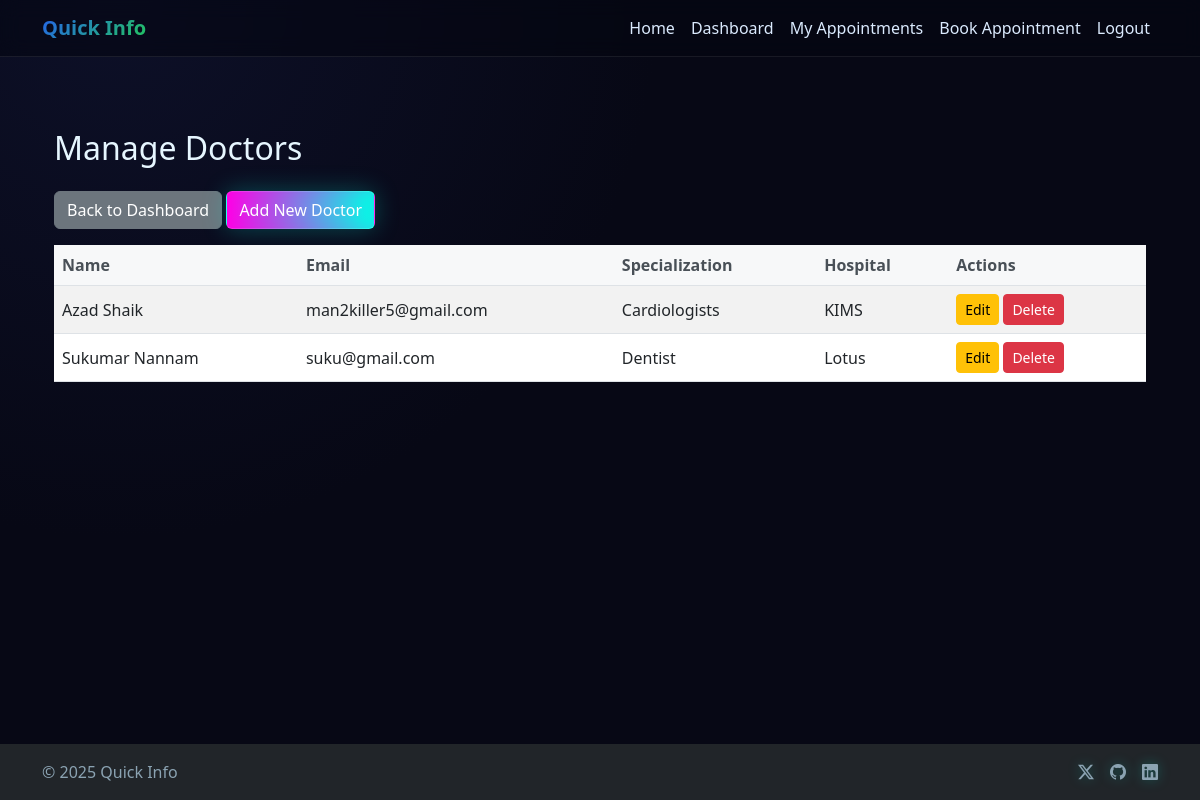
The app's page /admin_doctors/ (signed in), older data.
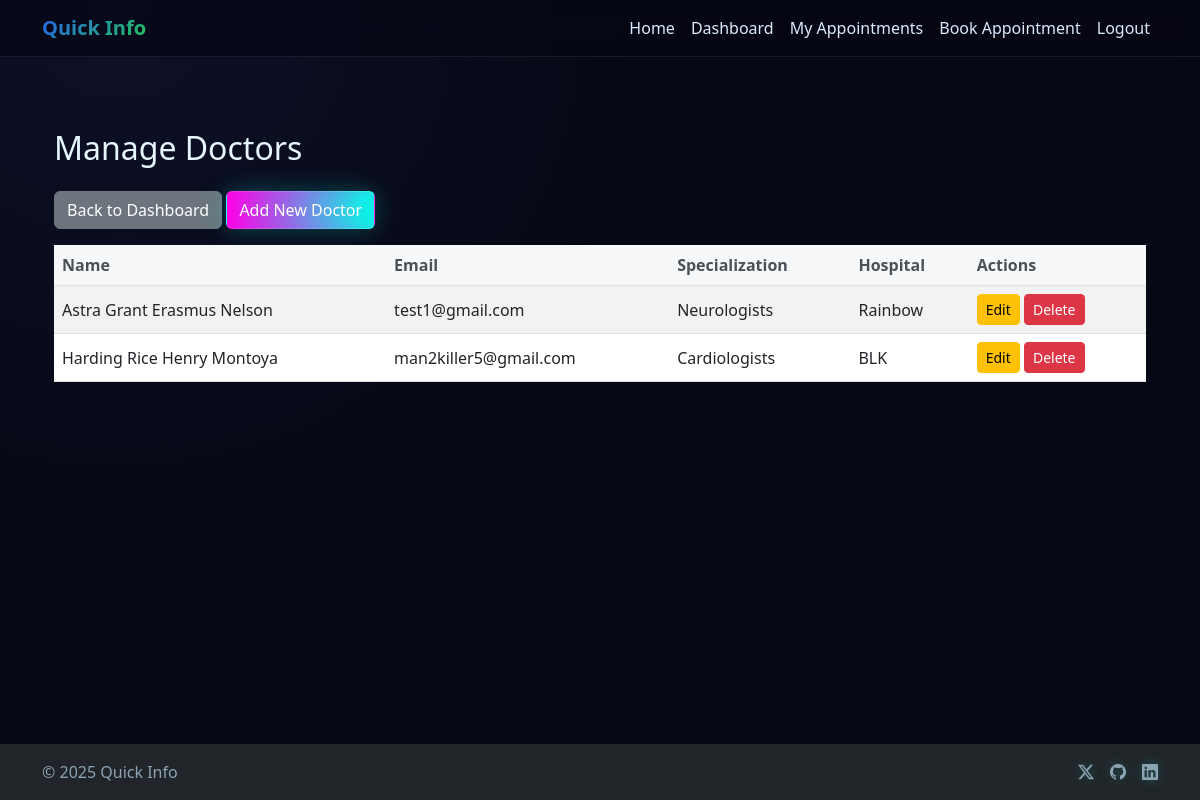
The same page, newer data.
### quickapp/models.py (models this page shows)
class Doctor_data(models.Model):
    fname=models.CharField(max_length=200,primary_key=True)
    lname=models.CharField(max_length=200)
    gender=models.CharField(max_length=20)
    email=models.EmailField(max_length=200,unique=True)
    mobile=models.IntegerField()
    specialization = models.CharField(max_length=200)
    hospital = models.CharField(max_length=200)
    price = models.CharField(max_length=10)
    address = models.CharField(max_length=500)
    password=models.CharField(max_length=30)
    latitude = models.FloatField(null=True, blank=True)
    longitude = models.FloatField(null=True, blank=True)
    map_embed = models.TextField(null=True, blank=True)

### quickapp/views.py (the view)
# urls.py: path('admin_doctors/', admin_doctors, name='admin_doctors'),
@admin_required
def admin_doctors(request):
    doctors = Doctor_data.objects.all()
    return render(request, 'admin_doctors.html', {'doctors': doctors})

### quickapp/views.py (called while the page is built)
def admin_required(view_func):
    @wraps(view_func)
    def wrapper(request, *args, **kwargs):
        if 'admin' not in request.session:
            messages.error(request, "Please log in as admin")
            return redirect('/admin_login/')
        return view_func(request, *args, **kwargs)
    return wrapper

### quickapp/templates/admin_doctors.html (shortened to what this page needs)
{% extends 'base.html' %}
{% block content %}
<div class="container mt-5">
    <div class="row">
        <div class="col-12">
            <h2 class="mb-4">Manage Doctors</h2>
            <a href="{% url 'admin_dashboard' %}" class="btn btn-secondary mb-3">Back to Dashboard</a>
            <a href="{% url 'admin_doctor_create' %}" class="btn btn-primary mb-3">Add New Doctor</a>
        </div>
    </div>
    <div class="row">
        <div class="col-12">
            <div class="table-responsive">
                <table class="table table-striped">
                    <thead>
                        <tr>
                            <th>Name</th>
                            <th>Email</th>
                            <th>Specialization</th>
                            <th>Hospital</th>
                            <th>Actions</th>
                        </tr>
                    </thead>
                    <tbody>
                        {% for doctor in doctors %}
                        <tr>
                            <td>{{ doctor.fname }} {{ doctor.lname }}</td>
                            <td>{{ doctor.email }}</td>
                            <td>{{ doctor.specialization }}</td>
                            <td>{{ doctor.hospital }}</td>
                            <td>
                                <a href="{% url 'admin_doctor_edit' doctor.fname %}" class="btn btn-sm btn-warning">Edit</a>
                                <a href="{% url 'admin_doctor_delete' doctor.fname %}" class="btn btn-sm btn-danger" onclick="return confirm('Are you sure you want to delete this doctor?')">Delete</a>
                            </td>
                        </tr>
                        {% empty %}
                        <tr>
                            <td colspan="5" class="text-center">No doctors found</td>
                        </tr>
                        {% endfor %}
                    </tbody>
                </table>
            </div>
        </div>
    </div>
</div>
{% endblock %}

Row changes from the older to the newer data that the page shows:
removed Doctor_data: fname "Azad", lname "Shaik", email "man2killer5@gmail.com", specialization "Cardiologists", hospital "KIMS"
removed Doctor_data: fname "Sukumar", lname "Nannam", email "suku@gmail.com", specialization "Dentist", hospital "Lotus"
added Doctor_data: fname "Astra Grant", lname "Erasmus Nelson", email "test1@gmail.com", specialization "Neurologists", hospital "Rainbow"
added Doctor_data: fname "Harding Rice", lname "Henry Montoya", email "man2killer5@gmail.com", specialization "Cardiologists", hospital "BLK"
